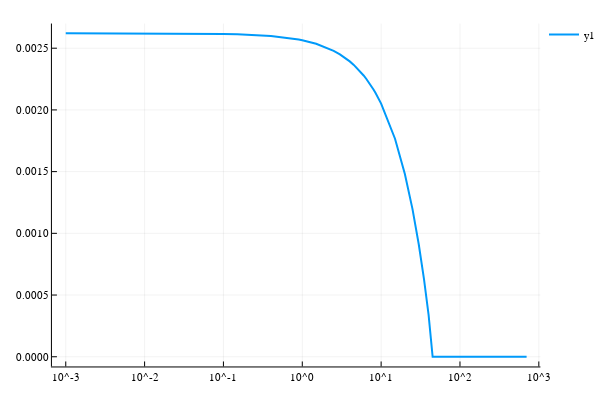

Write notebook code for a chart like this one.
### Markdown cell above
## μ vs ξ

### Code cell
τ = 0.00005;
μs = [μ(fbaress[i].μ, lacSs[i], τ) for i in 1:length(fbaress)];
# μs = [fbares.μ for fbares in fbaress]
plot((ξrange, μs), xaxis = :log, lw = 2)

### Figure 1 — Plotly figure (JSON) as saved in the notebook; plotly's stock layout.template omitted (floating-point values rounded to 4 significant figures)
{"data": [{"colorbar": {"title": ""}, "hoverinfo": "text", "legendgroup": "y1", "line": {"color": "rgba(0, 154, 250, 1.000)", "dash": "solid", "shape": "linear", "width": 2}, "mode": "lines", "name": "y1", "showlegend": true, "text": [null, null, null, null, null, null, null, null, null, null, null, null, null, null, null, null, null, null, null, null, null, null, null, null, null, null, null, null, null, null, null, null, null, null, null, null, null, null, null, null, null, null, null, null, null, null, null, null, null, null, null, null, null, null, null, null, null, null, null, null, null, null, null, null, null, null, null, null, null, null, null, null, null, null, null, null, null, null, null, null, null, null, null, null, null, null, null, null, null, null, null, null, null, null, null, null, null, null], "type": "scatter", "x": [0.001, 0.0015, 0.002, 0.0025, 0.003, 0.0035, 0.004, 0.0045, 0.005, 0.0055, 0.006, 0.0065, 0.007, 0.0075, 0.008, 0.0085, 0.009, 0.01, 0.015, 0.02, 0.025, 0.03, 0.035, 0.04, 0.045, 0.05, 0.055, 0.06, 0.065, 0.07, 0.075, 0.08, 0.085, 0.09, 0.1, 0.15, 0.2, 0.25, 0.3, 0.35, 0.4, 0.45, 0.5, 0.55, 0.6, 0.65, 0.7, 0.75, 0.8, 0.85, 0.9, 1, 1.5, 2, 2.5, 3, 3.5, 4, 4.5, 5, 5.5, 6, 6.5, 7, 7.5, 8, 8.5, 9, 10, 15, 20, 25, 30, 35, 40, 45, 50, 55, 60, 65, 70, 75, 80, 85, 90, 100, 150, 200, 250, 300, 350, 400, 450, 500, 550, 600, 650, 700], "xaxis": "x1", "y": [0.002621, 0.002621, 0.002621, 0.002621, 0.002621, 0.002621, 0.002621, 0.002621, 0.002621, 0.002621, 0.002621, 0.002621, 0.002621, 0.002621, 0.002621, 0.002621, 0.002621, 0.002621, 0.00262, 0.00262, 0.00262, 0.00262, 0.002619, 0.002619, 0.002619, 0.002618, 0.002618, 0.002618, 0.002618, 0.002617, 0.002617, 0.002617, 0.002616, 0.002616, 0.002616, 0.002613, 0.00261, 0.002607, 0.002604, 0.002601, 0.002598, 0.002596, 0.002593, 0.00259, 0.002587, 0.002584, 0.002581, 0.002578, 0.002576, 0.002573, 0.00257, 0.002564, 0.002536, 0.002507, 0.002479, 0.00245, 0.002422, 0.002393, 0.002365, 0.002336, 0.002308, 0.002279, 0.002251, 0.002222, 0.002194, 0.002165, 0.002137, 0.002108, 0.002051, 0.001766, 0.001481, 0.001196, 0.0009114, 0.0006264, 0.0003395, 0, 0, 0, 0, 0, 0, 0, 0, 0, 0, 0, 0, 0, 0, 0, 0, 0, 0, 0, 0, 0, 0, 0], "yaxis": "y1"}], "layout": {"annotations": [], "height": 400, "legend": {"bgcolor": "rgba(255, 255, 255, 1.000)", "bordercolor": "rgba(0, 0, 0, 1.000)", "font": {"color": "rgba(0, 0, 0, 1.000)", "family": "sans-serif", "size": 11}, "tracegroupgap": 0, "x": 1, "y": 1}, "margin": {"b": 20, "l": 0, "r": 0, "t": 20}, "paper_bgcolor": "rgba(255, 255, 255, 1.000)", "plot_bgcolor": "rgba(255, 255, 255, 1.000)", "showlegend": true, "width": 600, "xaxis": {"anchor": "y1", "domain": [0.09545, 0.9934], "gridcolor": "rgba(0, 0, 0, 0.100)", "gridwidth": 0.5, "linecolor": "rgba(0, 0, 0, 1.000)", "mirror": false, "range": [-3.175, 3.02], "showgrid": true, "showline": true, "showticklabels": true, "tickangle": 0, "tickcolor": "rgb(0, 0, 0)", "tickfont": {"color": "rgba(0, 0, 0, 1.000)", "family": "sans-serif", "size": 11}, "tickmode": "array", "ticks": "inside", "ticktext": ["10^-3", "10^-2", "10^-1", "10^0", "10^1", "10^2", "10^3"], "tickvals": [0.001, 0.01, 0.1, 1, 10, 100, 1000], "title": "", "titlefont": {"color": "rgba(0, 0, 0, 1.000)", "family": "sans-serif", "size": 15}, "type": "log", "visible": true, "zeroline": false, "zerolinecolor": "rgba(0, 0, 0, 1.000)"}, "yaxis": {"anchor": "x1", "domain": [0.03762, 0.9902], "gridcolor": "rgba(0, 0, 0, 0.100)", "gridwidth": 0.5, "linecolor": "rgba(0, 0, 0, 1.000)", "mirror": false, "range": [-7.863e-05, 0.0027], "showgrid": true, "showline": true, "showticklabels": true, "tickangle": 0, "tickcolor": "rgb(0, 0, 0)", "tickfont": {"color": "rgba(0, 0, 0, 1.000)", "family": "sans-serif", "size": 11}, "tickmode": "array", "ticks": "inside", "ticktext": ["0.0000", "0.0005", "0.0010", "0.0015", "0.0020", "0.0025"], "tickvals": [0, 0.0005, 0.001, 0.0015, 0.002, 0.0025], "title": "", "titlefont": {"color": "rgba(0, 0, 0, 1.000)", "family": "sans-serif", "size": 15}, "type": "-", "visible": true, "zeroline": false, "zerolinecolor": "rgba(0, 0, 0, 1.000)"}}}
